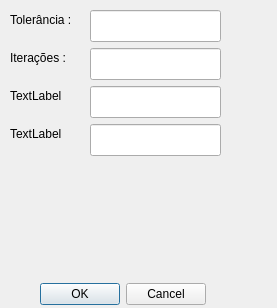
<?xml version="1.0" encoding="UTF-8"?>
<ui version="4.0">
 <class>Dialog</class>
 <widget class="QDialog" name="Dialog">
  <property name="geometry">
   <rect>
    <x>0</x>
    <y>0</y>
    <width>277</width>
    <height>308</height>
   </rect>
  </property>
  <property name="windowTitle">
   <string>Dialog</string>
  </property>
  <widget class="QDialogButtonBox" name="buttonBox">
   <property name="geometry">
    <rect>
     <x>30</x>
     <y>280</y>
     <width>176</width>
     <height>28</height>
    </rect>
   </property>
   <property name="orientation">
    <enum>Qt::Horizontal</enum>
   </property>
   <property name="standardButtons">
    <set>QDialogButtonBox::Cancel|QDialogButtonBox::Ok</set>
   </property>
  </widget>
  <widget class="QLabel" name="label_4">
   <property name="geometry">
    <rect>
     <x>10</x>
     <y>124</y>
     <width>62</width>
     <height>20</height>
    </rect>
   </property>
   <property name="text">
    <string>TextLabel</string>
   </property>
  </widget>
  <widget class="QLineEdit" name="lineEdit_4">
   <property name="geometry">
    <rect>
     <x>90</x>
     <y>124</y>
     <width>131</width>
     <height>32</height>
    </rect>
   </property>
  </widget>
  <widget class="QLabel" name="label">
   <property name="geometry">
    <rect>
     <x>10</x>
     <y>10</y>
     <width>74</width>
     <height>20</height>
    </rect>
   </property>
   <property name="text">
    <string>Tolerância :</string>
   </property>
  </widget>
  <widget class="QLineEdit" name="lineEdit_3">
   <property name="geometry">
    <rect>
     <x>90</x>
     <y>86</y>
     <width>131</width>
     <height>32</height>
    </rect>
   </property>
  </widget>
  <widget class="QLabel" name="label_3">
   <property name="geometry">
    <rect>
     <x>10</x>
     <y>86</y>
     <width>62</width>
     <height>20</height>
    </rect>
   </property>
   <property name="text">
    <string>TextLabel</string>
   </property>
  </widget>
  <widget class="QLineEdit" name="lineEdit">
   <property name="geometry">
    <rect>
     <x>90</x>
     <y>10</y>
     <width>131</width>
     <height>32</height>
    </rect>
   </property>
  </widget>
  <widget class="QLabel" name="label_2">
   <property name="geometry">
    <rect>
     <x>10</x>
     <y>48</y>
     <width>67</width>
     <height>20</height>
    </rect>
   </property>
   <property name="text">
    <string>Iterações :</string>
   </property>
  </widget>
  <widget class="QLineEdit" name="lineEdit_2">
   <property name="geometry">
    <rect>
     <x>90</x>
     <y>48</y>
     <width>131</width>
     <height>32</height>
    </rect>
   </property>
  </widget>
 </widget>
 <resources/>
 <connections>
  <connection>
   <sender>buttonBox</sender>
   <signal>accepted()</signal>
   <receiver>Dialog</receiver>
   <slot>accept()</slot>
   <hints>
    <hint type="sourcelabel">
     <x>248</x>
     <y>254</y>
    </hint>
    <hint type="destinationlabel">
     <x>157</x>
     <y>274</y>
    </hint>
   </hints>
  </connection>
  <connection>
   <sender>buttonBox</sender>
   <signal>rejected()</signal>
   <receiver>Dialog</receiver>
   <slot>reject()</slot>
   <hints>
    <hint type="sourcelabel">
     <x>316</x>
     <y>260</y>
    </hint>
    <hint type="destinationlabel">
     <x>286</x>
     <y>274</y>
    </hint>
   </hints>
  </connection>
 </connections>
</ui>
